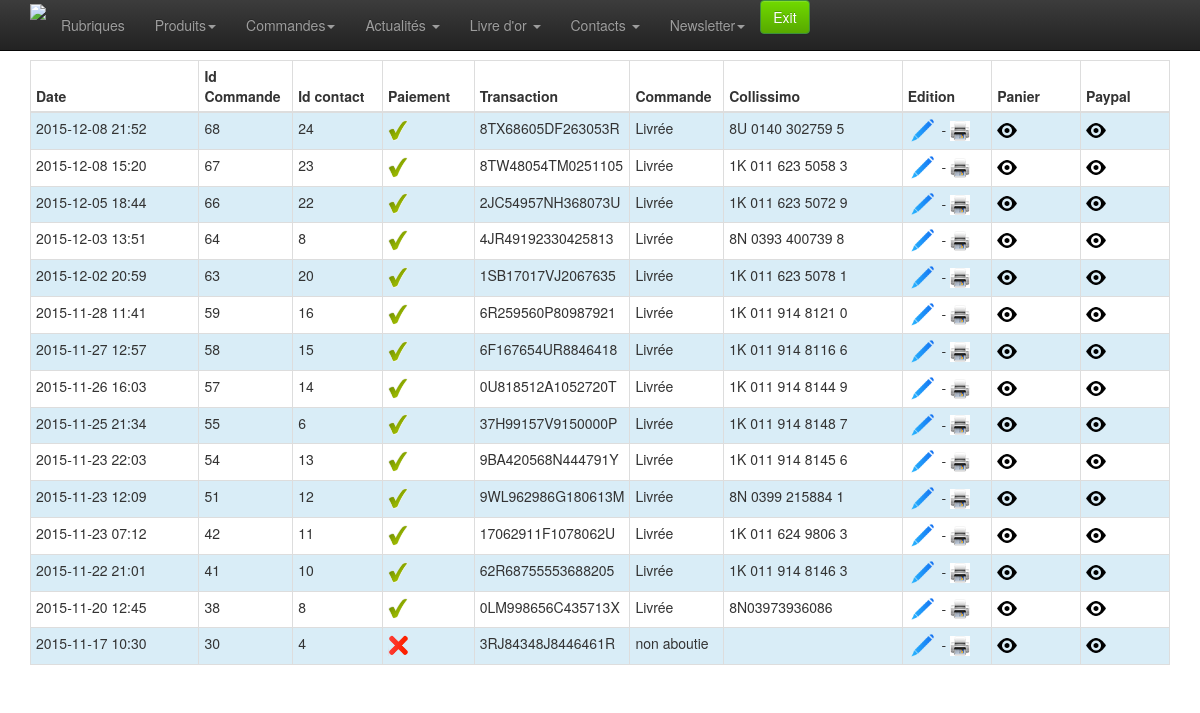
The app's page /admin/commandes-list.php?all=1 (signed in), older data.
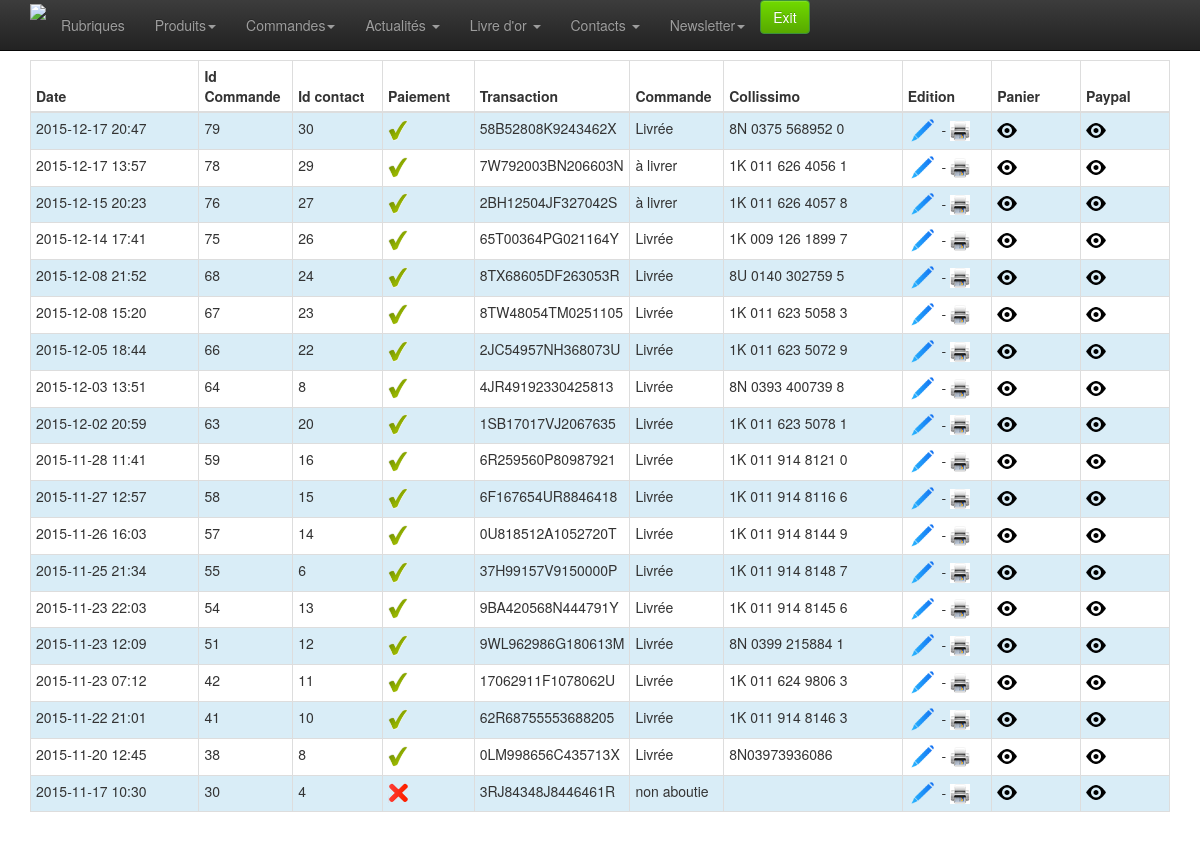
The same page, newer data.
### tables this page shows
CREATE TABLE `commande` (
  `id` int(10) unsigned NOT NULL AUTO_INCREMENT,
  `session` varchar(200) NOT NULL,
  `date_ajout` timestamp NOT NULL DEFAULT CURRENT_TIMESTAMP,
  `id_contact` int(11) NOT NULL,
  `id_facturation` int(10) unsigned DEFAULT NULL,
  `id_livraison` int(10) unsigned DEFAULT NULL,
  `colissimo` varchar(240) NOT NULL,
  `mode_paiement` tinyint(4) NOT NULL DEFAULT '1',
  `statut_paiement` tinyint(4) NOT NULL DEFAULT '0',
  `statut_commande` int(11) NOT NULL DEFAULT '0',
  `stock_traite` enum('0','1') NOT NULL DEFAULT '0',
  `logpayment` text,
  `transaction_id` varchar(20) NOT NULL DEFAULT '',
  `panier` text,
  PRIMARY KEY (`id`)
);

### admin/classes/StorageManager.php (called while the page is built, shortened)
<?php
class StorageManager{
	protected function dbConnect() {
	    $host = DBHOST;
	    $user = DBUSER;
	    $pass = DBPASSWD;
	    $bdd  = DBNAME;
		try {
			$this->mysqli = new mysqli ($host, $user, $pass, $bdd) ;
		} catch (Exception $e) {
			throw new Exception("Erreur Connexion DB ". $e->getMessage());
		}
	}
}
?>

### admin/classes/Panier.php (called while the page is built, shortened)
<?php
require_once("StorageManager.php");
class Panier extends StorageManager {
	public function getAllCommandes( $statut_commande, $all=false, $debug=false ){
		$new_array = null;
		$sql = "SELECT * FROM commande";
		$sql .= " WHERE id > 0 ";
		if ( !empty( $statut_commande ) ) $sql.= " AND commande.statut_commande='" . $statut_commande . "' " ;
		else {
			if ( $all ) {
				$sql .= " AND ( commande.statut_commande > '0' " ;
				$sql .= " OR transaction_id != '' ) ";
			}
			else {
				$sql .= " AND commande.statut_commande = '0' " ;
				$sql .= " AND transaction_id = '' ";
			}
		}
		$sql.= "ORDER BY commande.date_ajout DESC;";
		$result = mysqli_query( $this->mysqli, $sql );
		while( ( $row = mysqli_fetch_assoc( $result)) != false){
			$new_array[] = $row;
		}
		return $new_array;
	}
}

### admin/classes/utils.php (called while the page is built, shortened)
<?
	function traitement_heure_affiche($heure, $affichage_seconde=false) {
		$tab = explode(":", $heure);
		$heure = $tab[0];
		$minute = $tab[1];
		$seconde = $tab[2];
		$valeur = $heure . ":" . $minute;
		$valeur .= ( $affichage_seconde ) ?  ":" . $seconde : "";
	   	return $valeur;
	}
?>

### admin/commandes-list.php (the view, shortened to what this page needs)
<?
	include_once 'classes/utils.php';
	require 'classes/Panier.php';
	$debug = false;
	$statutCommande = ( !empty( $_GET[ "statutCommande" ] ) ) ? $_GET[ "statutCommande" ] : null;
	$all = ( $_GET[ "all" ] != '' )
		? ( ( $_GET[ "all" ] == 1 ) ? true : false )
		: '';
	try {
		$panier = new Panier();
		$result = $panier->getAllCommandes( $statutCommande, $all, $debug );
	}
	catch (Exception $e) {
		echo 'Erreur contactez votre administrateur <br> :',  $e->getMessage(), "\n";
		$contact = null;
		exit();
	}
?>
<!doctype html>
<html class="no-js" lang="en">
	<head>
		<? include_once 'inc-meta.php';?>
	</head>
	<body>
		<? require_once 'inc-menu.php';?>
		<div class="container">
			<div class="row">
				<div class="col-xs-12 col-sm-12 col-md-12">
					<table class="table table-hover table-bordered table-condensed table-striped" >
						<thead>
							<tr>
								<th class="col-md-2" style="">Date</th>
								<th class="col-md-1" style="">Id Commande</th>
								<th class="col-md-1" style="">Id contact</th>
								<th class="col-md-1" style="">Paiement</th>
								<th class="col-md-1" style="">Transaction</th>
								<th class="col-md-1" style="">Commande</th>
								<th class="col-md-2" style="">Collissimo</th>
								<th class="col-md-1">Edition</th>
								<th class="col-md-1">Panier</th>
								<th class="col-md-1">Paypal</th>
							</tr>
						</thead>
						<tbody>
							<?
							if (!empty($result)) {
								$i=0;
								foreach ($result as $value) {
									$i++;
									$online = ( $value[ "statut_paiement" ] == '1' ) ? 'check' : 'del';
									$classe = ( $i % 2 != 0 ) ? 'info' : '';
									switch ($value[ "statut_commande" ]) {
									     case 0:
									        $statut_commande = 'non aboutie';
									        break;
		    					         case 2:
		    					             $statut_commande = 'à livrer';
		    					             break;
							             case 3:
							                 $statut_commande = 'Livrée';
							                 break;
									}
									echo "<tr class='" . $classe . "'>\n";
									echo "	<td>" . traitement_heure_affiche( $value[ "date_ajout" ] ) . "</td>\n";
									echo "	<td>" . $value[ "id" ] . "</td>\n";
									echo "	<td>" . $value[ "id_contact" ] . "</td>\n";
									echo "	<td><img src='img/" . $online . ".png' width='20' ></td>\n";
									echo "	<td>" . $value[ "transaction_id" ] . "</td>\n";
									echo "	<td>" . $statut_commande . "</td>\n";
									echo "	<td>" . $value[ "colissimo" ] . "</td>\n";
									echo "	<td><a href='commande-edit.php?id=" . $value[ "id" ] . "'><img src='img/modif.png' width='30' alt='Modifier' ></a>\n";
									echo "	 - <img src='img/imp.png' width='20' alt='preview' onclick=\"openImp('" . $value[ "id" ] . "')\"></td>\n";
									echo "	<td><img src='img/eye.png' width='20' alt='preview' onclick=\"openPreview('" . $value[ "id" ] . "')\"></td>\n";
									echo "	<td><img src='img/eye.png' width='20' alt='preview' onclick=\"openPreview2('" . $value[ "id" ] . "')\"></td>\n";
									echo "</tr>\n";
								}
							}
							?>
						</tbody>
					</table>
				</div>
			</div>
		</div>
	</body>
</html>

Row changes from the older to the newer data that the page shows:
added commande: date_ajout "2015-12-17 20:47", id "79", id_contact "30", transaction "58B52808K9243462X", statut_commande "Livrée", colissimo "8N 0375 568952 0"
added commande: date_ajout "2015-12-17 13:57", id "78", id_contact "29", transaction "7W792003BN206603N", statut_commande "à livrer", colissimo "1K 011 626 4056 1"
added commande: date_ajout "2015-12-15 20:23", id "76", id_contact "27", transaction "2BH12504JF327042S", statut_commande "à livrer", colissimo "1K 011 626 4057 8"
added commande: date_ajout "2015-12-14 17:41", id "75", id_contact "26", transaction "65T00364PG021164Y", statut_commande "Livrée", colissimo "1K 009 126 1899 7"
